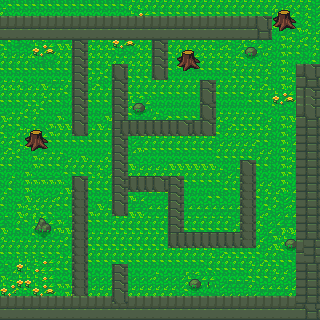

Tiled map render using the project's own tile images. Description and the whole map definition, tile-layer contents included, below:
An orthogonal 40x40 tile map with 8x8 px tiles, 1 tile layer (Camada de Blocos 1).

<map version="1.10" tiledversion="1.10.2" orientation="orthogonal" renderorder="right-down" width="40" height="40" tilewidth="8" tileheight="8" infinite="0" nextlayerid="2" nextobjectid="1">
 <tileset firstgid="1" name="tileset" tilewidth="8" tileheight="8" tilecount="1984" columns="62">
  <image source="tileset.png" width="502" height="263" />
 </tileset>
 <layer id="1" name="Camada de Blocos 1" width="40" height="40">
  <data encoding="csv">
449,387,387,387,387,387,387,387,387,387,387,387,387,387,387,387,325,325,325,325,325,325,325,325,325,325,325,325,325,325,325,325,325,325,325,326,325,325,325,326,
73,449,449,449,449,449,449,449,449,449,449,449,449,449,449,449,1313,1314,1315,387,387,387,387,387,387,387,387,387,387,387,387,387,387,387,1817,1818,1819,387,325,326,
89,89,89,89,89,89,89,89,89,89,89,89,89,89,89,89,89,89,89,89,89,89,89,89,89,89,89,89,89,89,89,89,90,91,1879,1880,1881,449,325,326,
151,151,151,151,151,151,151,151,151,151,151,151,151,151,151,151,151,151,151,151,151,151,151,151,151,151,151,151,151,151,151,151,152,153,1941,1942,1943,450,325,326,
213,213,213,213,213,213,213,213,213,213,213,213,213,213,213,213,213,213,213,213,213,213,213,213,213,213,213,213,213,213,213,213,214,215,449,450,325,326,325,325,
387,1437,1438,1439,1313,1314,1315,450,450,342,343,325,325,325,1375,1376,1377,325,325,342,343,325,325,325,325,325,325,326,325,326,1565,1566,1567,326,449,450,325,325,387,325,
325,326,326,326,1375,1376,1377,325,325,342,343,325,325,325,1437,1438,1439,325,325,342,343,387,1817,1818,1819,325,325,325,325,326,1627,1628,1629,325,449,450,387,387,449,325,
325,325,325,325,1437,1438,1439,325,325,342,343,325,325,325,325,325,325,325,325,342,343,325,1879,1880,1881,325,325,325,325,325,1689,1690,1691,326,449,450,449,449,449,387,
387,387,387,387,387,387,387,387,387,342,343,387,387,325,342,343,325,325,325,342,343,387,1941,1942,1943,387,387,387,387,325,325,325,325,325,449,450,449,89,90,91,
449,449,449,449,449,449,449,449,449,342,343,325,325,387,404,405,387,387,387,404,405,449,449,449,449,449,449,449,449,387,387,387,387,325,449,450,325,151,152,153,
325,325,325,326,449,450,388,388,325,342,343,326,387,449,342,343,325,325,325,325,325,325,325,325,325,342,343,325,325,325,325,325,326,387,449,450,325,213,214,215,
325,325,325,325,325,325,325,325,387,342,343,325,325,325,342,343,387,387,387,387,387,387,387,387,387,342,343,387,387,387,387,325,325,325,1313,1314,1315,89,90,91,
387,387,387,387,387,325,387,387,449,342,343,387,387,387,342,343,1565,1566,1567,449,449,449,449,449,449,404,405,449,449,449,449,387,387,387,1375,1376,1377,89,90,91,
449,449,449,325,325,387,449,449,449,342,343,449,449,449,342,343,1627,1628,1629,449,449,449,449,449,449,342,343,449,449,449,449,449,449,449,1437,1438,1439,89,90,91,
450,325,325,387,325,449,449,450,449,342,343,449,449,450,342,343,1689,1690,1691,325,326,387,387,387,387,404,405,325,325,325,325,325,325,326,449,450,450,151,152,153,
325,387,387,449,387,449,450,450,450,342,343,449,450,388,342,342,342,342,342,342,342,342,342,343,342,342,343,325,326,387,387,387,387,325,449,450,325,213,214,215,
387,449,325,1817,1818,1819,450,325,325,404,405,325,325,325,342,404,404,404,404,404,404,404,404,405,404,404,405,387,325,325,325,325,325,325,449,450,326,213,214,215,
325,325,387,1879,1880,1881,387,387,387,387,387,387,387,387,342,343,326,388,325,325,325,325,325,325,325,325,325,326,326,326,326,326,387,387,449,450,326,213,214,215,
326,387,325,1941,1942,1943,449,449,449,449,449,449,449,449,342,343,326,450,387,387,387,387,387,387,387,387,387,325,325,325,325,325,326,326,449,450,388,213,214,215,
325,325,387,449,450,325,325,325,326,449,450,449,449,325,342,343,388,449,449,449,449,449,449,449,449,449,449,387,387,387,387,387,325,325,449,450,325,213,214,215,
387,387,449,449,450,387,387,387,325,325,325,325,325,325,342,343,450,326,326,326,449,450,450,450,450,450,450,449,449,449,342,343,387,387,449,450,325,213,214,215,
449,449,449,450,449,449,449,449,387,387,387,387,325,326,342,343,325,325,325,325,325,325,325,325,325,325,325,325,326,388,404,405,449,449,449,450,387,213,214,215,
449,325,449,450,450,450,450,450,449,342,343,325,325,325,342,343,342,342,342,342,343,342,343,387,387,387,387,387,325,325,404,405,326,326,449,450,449,213,214,215,
449,387,449,450,449,449,449,449,450,404,405,387,387,387,342,343,404,404,404,404,405,342,343,449,449,449,449,449,387,387,404,405,325,325,326,450,326,213,214,215,
325,449,449,450,326,326,326,325,325,404,405,449,449,449,342,343,450,326,388,388,388,342,343,449,449,449,387,387,449,449,404,405,387,325,325,326,388,213,214,215,
387,449,450,325,325,325,325,387,387,404,405,449,450,388,342,343,388,388,326,326,326,342,343,326,326,326,326,326,326,326,404,405,449,387,325,326,325,213,214,215,
449,449,450,325,325,387,387,449,449,404,405,450,325,325,404,405,450,450,388,388,388,342,343,388,388,388,388,388,388,388,404,405,326,325,326,326,326,213,214,215,
388,449,325,387,1561,1562,1563,450,388,404,405,387,387,387,325,325,325,325,325,325,325,342,343,325,325,325,325,325,325,326,404,405,325,326,326,388,388,213,214,215,
450,449,387,449,1623,1624,1625,450,450,404,405,449,449,449,387,387,387,387,387,387,387,342,343,387,387,387,387,387,387,325,404,405,325,326,388,450,450,213,214,215,
325,449,449,449,1685,1686,1687,388,325,404,405,325,325,325,325,325,325,325,325,325,325,342,342,342,342,342,342,342,342,342,404,405,326,388,450,1565,1566,213,214,215,
325,325,325,325,325,325,325,325,387,404,405,387,387,387,387,387,387,387,387,387,387,404,404,404,404,404,404,404,404,404,404,405,325,326,450,1627,1628,89,213,214,
387,387,387,387,387,387,387,387,449,404,405,325,325,325,325,325,325,325,325,325,325,325,325,325,325,325,325,326,387,387,387,387,387,325,325,1689,1690,151,213,214,
449,449,1313,1313,1313,1314,1315,325,325,404,405,387,387,387,387,387,387,387,387,387,387,387,387,387,387,387,325,325,325,325,325,325,326,387,387,387,387,213,213,214,
388,326,1375,1313,1314,1315,1315,387,387,404,405,449,449,449,342,343,449,449,449,449,449,449,449,449,449,449,387,387,387,387,387,325,325,325,325,326,326,213,214,215,
450,388,1313,1313,1313,1314,1315,449,449,404,405,326,326,326,342,343,326,326,326,325,326,326,326,1565,1566,1567,1567,449,449,449,449,387,387,387,325,325,326,213,214,215,
1313,1314,1375,1375,1313,1314,1315,450,450,404,405,326,326,326,342,343,326,326,326,326,326,326,326,1627,1628,1629,1629,326,388,388,388,325,326,326,326,326,326,213,214,215,
1375,1376,1437,1437,1375,1376,1377,449,450,404,405,325,325,325,342,343,325,325,325,325,325,325,326,1689,1690,1691,1691,326,326,326,326,326,388,388,388,388,325,213,214,215,
89,89,89,89,89,89,89,89,89,89,89,89,89,89,404,405,89,89,89,89,89,89,89,89,89,89,89,89,89,89,89,89,89,89,89,89,89,213,214,215,
151,151,151,151,151,151,151,151,151,151,151,151,151,151,151,151,151,151,151,151,151,151,151,151,151,151,151,151,151,151,151,151,151,151,151,151,151,151,152,153,
213,213,213,213,213,213,213,213,213,213,213,213,213,213,213,213,213,213,213,213,213,213,213,213,213,213,213,213,213,213,213,213,213,213,213,213,213,213,214,215
</data>
 </layer>
</map>
